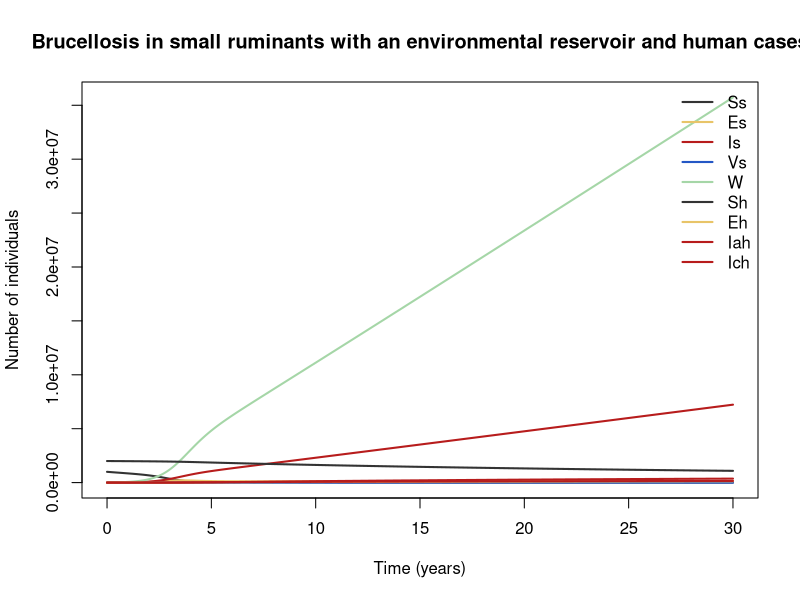
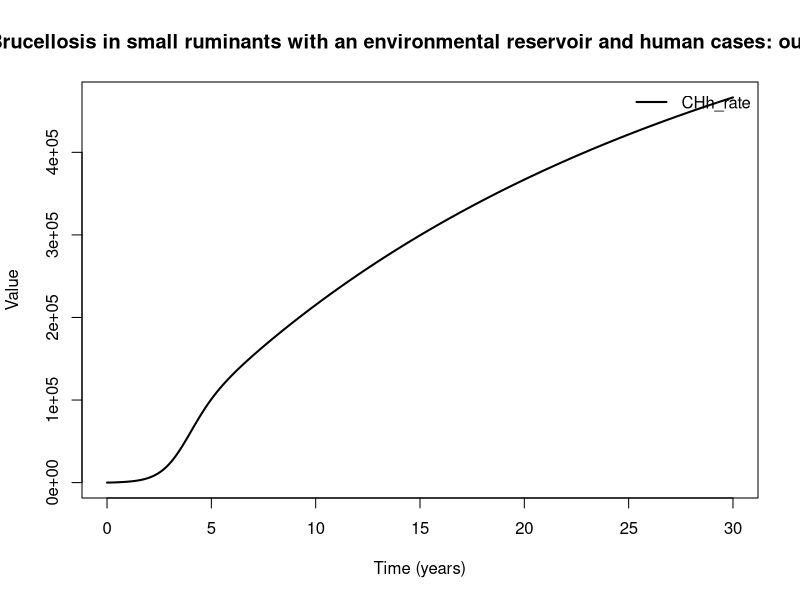

Write the R code that produced these figures, in order.
## Brucellosis in small ruminants with an environmental reservoir and human cases
## Brucellosis, sheep/goats → humans, with Brucella in the environment.
## The structural signature of this family is the additive direct + indirect force of infection with an explicit environmental bacterial compartment W, and the result that vaccination and disinfection of adults alone cannot eradicate because y
## Parameter values: 0 of 17 checked against the source; the rest are recalled or illustrative.
## Reference: Hou Q, Sun X, Zhang J, Liu Y, Wang Y, Jin Z (2013). Modeling the transmission dynamics of sheep brucellosis in Inner Mongolia Autonomous Region, China. Mathematical Biosciences 242(1):51–58
## Source: https://doi.org/10.1016/j.mbs.2012.11.012
##
## Generated from a compartmental model diagram (model format v1).
## Regenerating from the same diagram always gives this exact file.
##
## Compartments: Ss, Es, Is, Vs, W, Sh, Eh, Iah, Ich
## Flows (time unit: years):
##   (outside) -> Ss  : As
##   Ss -> Es         : lambda_s * Ss
##   Ss -> Vs         : nu_s * Ss
##   Vs -> Ss         : wane_s * Vs
##   Es -> Is         : sigma_s * Es
##   Ss -> (outside)  : mu_s * Ss
##   (outside) -> W   : shed * Is
##   W -> (outside)   : (decay + disinf) * W
##   Sh -> Eh         : lambda_h * Sh
##   Eh -> Iah        : sigma_h * Eh
##   Iah -> Ich       : chron * Iah
##   Iah -> Sh        : gamma_a * Iah
##   Ich -> Sh        : gamma_c * Ich
##   Sh -> (outside)  : mu_h * Sh

library(deSolve)

# ---- Time ------------------------------------------------------------
times <- seq(0, 30, by = 0.05)  # years

# ---- Parameters ------------------------------------------------------
parameters <- c(
  As = 2.5e5,      # sheep recruitment (lambs + purchases) [illustrative] (sheep per year)
  mu_s = 0.4,      # sheep removal rate (slaughter + natural death) [illustrative] (per year)
  beta_ss = 2e-7,  # direct sheep-to-sheep transmission coefficient [illustrative] (per sheep per year)
  beta_sw = 1e-6,  # indirect (environment-to-sheep) transmission coefficient [illustrative] (per unit load per year)
  sigma_s = 2.0,   # rate exposed sheep become infectious (≈6-month latency) [illustrative] (per year)
  nu_s = 0,        # sheep vaccination rate (control lever; S19/Rev-1) [illustrative] (per year)
  wane_s = 0.5,    # waning of sheep vaccine protection [illustrative] (per year)
  shed = 15,       # environmental shedding rate [illustrative] (load units per infectious sheep per year)
  decay = 3.0,     # natural decay of Brucella in the environment [illustrative] (per year)
  disinf = 0,      # additional removal of environmental load by disinfection (control lever) [illustrative] (per year)
  beta_hs = 1e-8,  # sheep-to-human transmission coefficient (occupational contact) [illustrative] (per sheep per year)
  beta_hw = 1e-8,  # environment-to-human transmission coefficient [illustrative] (per unit load per year)
  sigma_h = 4.0,   # rate exposed → acute human case (≈0.25 year onset) [verified as a published value for this quantity in the related literature] (per year)
  chron = 1.0,     # rate acute → chronic human infection [illustrative] (per year)
  gamma_a = 2.0,   # recovery rate from acute infection [illustrative] (per year)
  gamma_c = 0.4,   # recovery rate from chronic infection [illustrative] (per year)
  mu_h = 0.006     # human natural death rate [verified as a published value in the related literature] (per year)
)

# ---- Initial conditions ----------------------------------------------
state <- c(
  Ss = 1e6,  # susceptible sheep
  Es = 1e4,  # exposed/latently infected sheep
  Is = 1e3,  # infectious sheep (shedding; abortion/parturition products)
  Vs = 0,    # vaccinated sheep
  W = 1e3,   # Brucella in the environment (bacterial load, arbitrary units)
  Sh = 2e6,  # susceptible humans
  Eh = 0,    # exposed humans
  Iah = 0,   # acutely infected humans
  Ich = 0    # chronically infected humans
)

# ---- Model equations -------------------------------------------------
brucellosis_sheep_human_environment_model <- function(t, state, parameters) {
  with(as.list(c(state, parameters)), {
    # Total population
    N_total <- Sh + Eh + Iah + Ich

    # Derived quantities
    Ns <- Ss + Es + Is + Vs                                                                                                             # sheep population
    N <- Sh + Eh + Iah + Ich                                                                                                            # human population
    lambda_s <- beta_ss * Is + beta_sw * W                                                                                              # sheep force of infection
    lambda_h <- beta_hs * Is + beta_hw * W                                                                                              # human force of infection
    R0s <- (beta_ss + beta_sw * shed / (decay + disinf)) * As * sigma_s / (mu_s * (mu_s + sigma_s + nu_s) * (mu_s + shed * 0 + 1e-12))  # sheep reproduction number (write out explicitly in the generator; the point is that R0s has a direct and an indirect additive component, whi
    CHh_rate <- (sigma_h) * Eh                                                                                                          # rate of new cumulative reported human cases (integrate with cumsum for the cumulative count)

    # Rates of change
    dSs <- As - lambda_s * Ss - nu_s * Ss + wane_s * Vs - mu_s * Ss
    dEs <- lambda_s * Ss - sigma_s * Es
    dIs <- sigma_s * Es
    dVs <- nu_s * Ss - wane_s * Vs
    dW <- shed * Is - (decay + disinf) * W
    dSh <- -lambda_h * Sh + gamma_a * Iah + gamma_c * Ich - mu_h * Sh
    dEh <- lambda_h * Sh - sigma_h * Eh
    dIah <- sigma_h * Eh - chron * Iah - gamma_a * Iah
    dIch <- chron * Iah - gamma_c * Ich

    list(c(dSs, dEs, dIs, dVs, dW, dSh, dEh, dIah, dIch), c(CHh_rate = CHh_rate))
  })
}

# ---- Solve -----------------------------------------------------------
out <- ode(y = state, times = times, func = brucellosis_sheep_human_environment_model, parms = parameters)
out <- as.data.frame(out)

# ---- Plot ------------------------------------------------------------
compartment_cols <- c(Ss = "#333333", Es = "#E8C468", Is = "#B71C1C", Vs = "#2457C5", W = "#A5D6A7", Sh = "#333333", Eh = "#E8C468", Iah = "#B71C1C", Ich = "#B71C1C")
matplot(out$time, out[, names(compartment_cols)], type = "l", lty = 1, lwd = 2,
        col = compartment_cols, xlab = "Time (years)", ylab = "Number of individuals",
        main = "Brucellosis in small ruminants with an environmental reservoir and human cases")
legend("topright", legend = names(compartment_cols), col = compartment_cols,
       lty = 1, lwd = 2, bty = "n")

output_names <- c("CHh_rate")
matplot(out$time, out[, output_names, drop = FALSE], type = "l", lty = 1, lwd = 2,
        col = seq_along(output_names), xlab = "Time (years)", ylab = "Value",
        main = "Brucellosis in small ruminants with an environmental reservoir and human cases: outputs")
legend("topright", legend = output_names, col = seq_along(output_names),
       lty = 1, lwd = 2, bty = "n")
